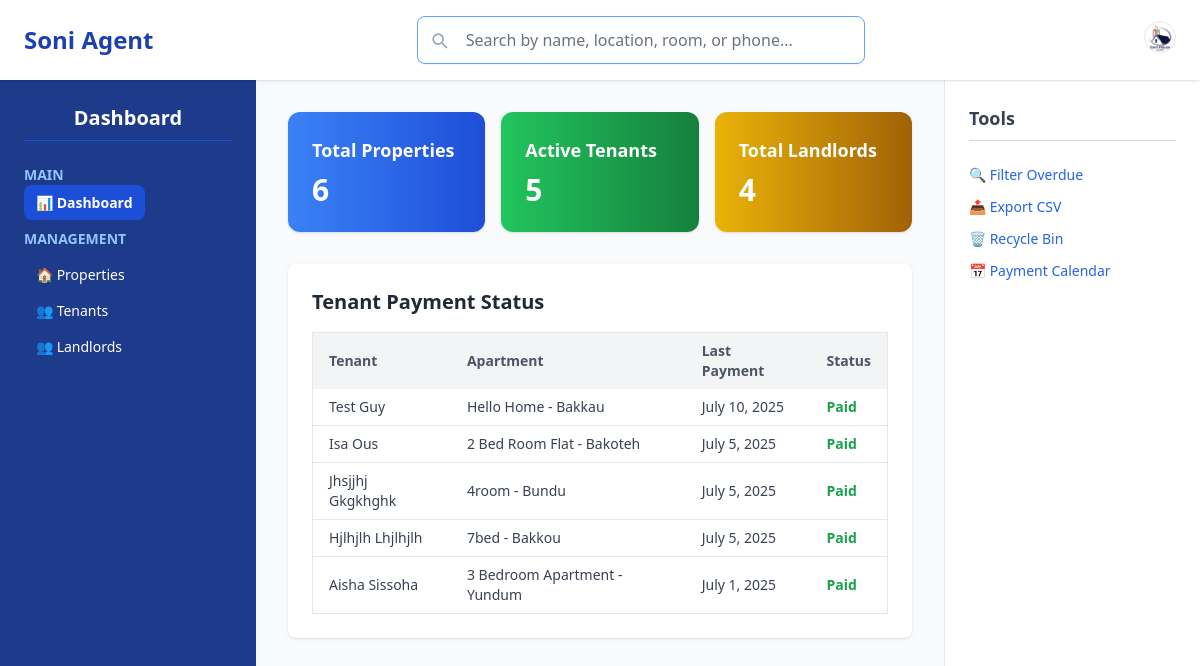
Page /dashboard on the earlier database version.
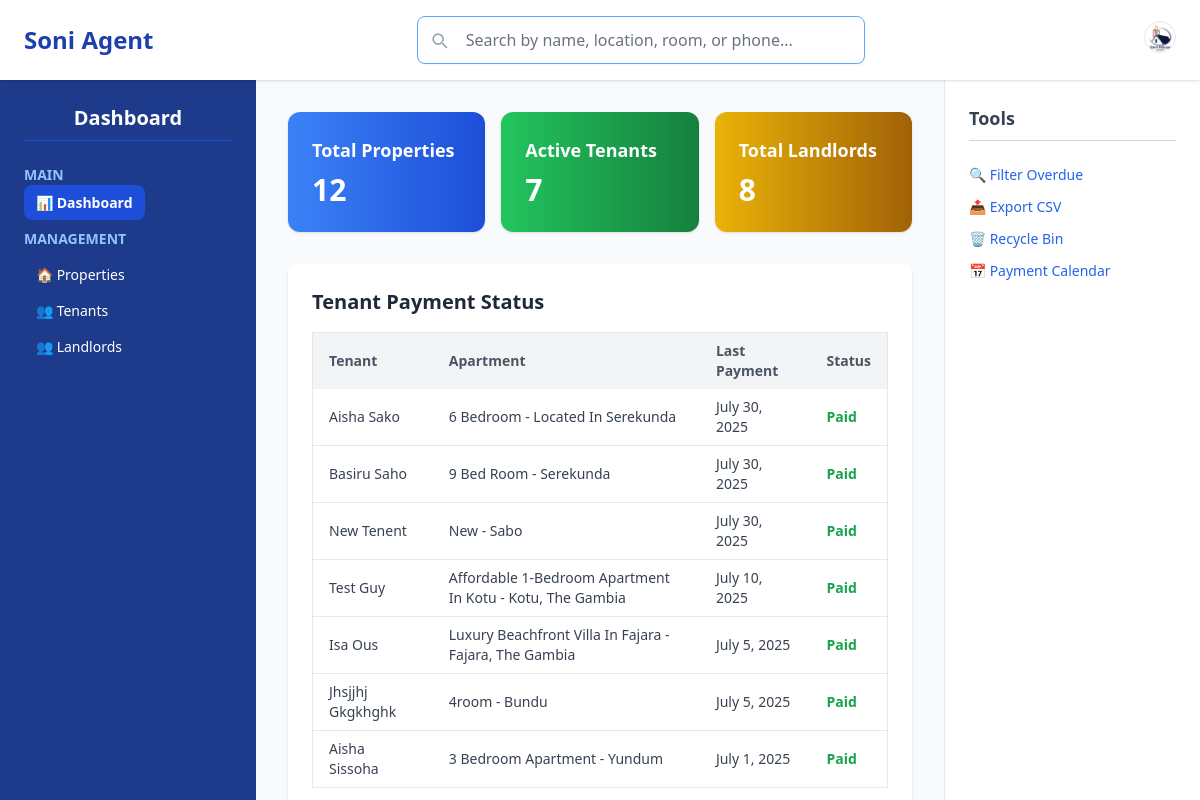
Same page on the later database version.
### soniHouseAgent/models.py (models this page shows, shortened)
class Tenant(models.Model):
    PAYMENT_OPTIONS = [
        ('6_months', '6 Months'),
        ('1_year', '1 Year'),
    ]
    first_name = models.CharField(max_length=20)
    last_name = models.CharField(max_length=20)
    id_card = models.CharField(max_length=20)
    phone_number = models.CharField(max_length=7)
    house = models.OneToOneField(House, on_delete=models.CASCADE)
    move_in_date = models.DateField(auto_now_add=True)
    payment_option = models.CharField(max_length=10, choices=PAYMENT_OPTIONS)
    last_payment_date = models.DateField(auto_now_add=True)
    payment_amount = models.DecimalField(max_digits=10, decimal_places=2, blank=True, null=True)
    has_paid = models.BooleanField(default=True)
    is_deleted = models.BooleanField(default=False)# bin check for delete
    def get_next_due_date(self):
        if self.payment_option == '6_months':
            return self.last_payment_date + timedelta(days=182)
        elif self.payment_option == '1_year':
            return self.last_payment_date + timedelta(days=365)
        return self.last_payment_date
    def get_payment_status(self):
        today = date.today()
        due_date = self.get_next_due_date()
        if not self.has_paid and today > due_date:
            return 'overdue'
        elif self.has_paid and (due_date - today).days <= 30:
            return 'due_soon'
        return 'paid'
    def delete(self, *args, **kwargs):
        self.is_deleted = True
        self.save()

class House(models.Model):
    title = models.CharField(max_length=200)
    description = models.TextField()
    price = models.DecimalField(max_digits=12, decimal_places=2)  # Monthly price
    location = models.CharField(max_length=255)
    num_bedrooms = models.IntegerField()
    num_bathrooms = models.IntegerField()
    is_available = models.BooleanField(default=True)
    listed_date = models.DateTimeField(auto_now_add=True)
    image = models.ImageField(upload_to='house_images/', blank=True, null=True)
    owner = models.ForeignKey(Landlord, on_delete=models.CASCADE, related_name='houses')
    is_deleted = models.BooleanField(default=False)
    def __str__(self):
        return f"{self.title} - {self.location}"

### soniHouseAgent/views.py (the view)
# urls.py: path('dashboard', views.dashboard, name="dashboard"),
def dashboard(request):
    tenants = Tenant.objects.filter(is_deleted=False)
    total_houses = House.objects.filter(is_deleted=False).count()
    occupied = tenants.count()
    tenant_status = Tenant.objects.select_related('house').filter(is_deleted=False).order_by('-last_payment_date')
    context = {
        'tenant_count': occupied,
        'property_count': total_houses,
        'landlord_count': Landlord.objects.filter(is_deleted=False).count(),
        'tenant_status': tenant_status
    }
    return render(request, 'soniHouseAgent/adminpage/dashboard.html', context)

### soniHouseAgent/templates/soniHouseAgent/adminpage/dashboard.html
{% extends "soniHouseAgent/adminpage/base.html" %}
{% block content %}
<main class="col-span-1 md:col-span-8 px-4">
  <div class="max-w-6xl mx-auto space-y-8 mt-4">
   <div class="grid grid-cols-1 sm:grid-cols-3 gap-4">
  <div class="bg-gradient-to-r from-blue-500 to-blue-700 text-white p-6 rounded-xl shadow">
    <h3 class="text-lg font-semibold">Total Properties</h3>
    <p class="text-3xl font-bold mt-2">{{ property_count }}</p>
  </div>
  <div class="bg-gradient-to-r from-green-500 to-green-700 text-white p-6 rounded-xl shadow">
    <h3 class="text-lg font-semibold">Active Tenants</h3>
    <p class="text-3xl font-bold mt-2">{{ tenant_count }}</p>
  </div>
  <div class="bg-gradient-to-r from-yellow-500 to-yellow-700 text-white p-6 rounded-xl shadow">
    <h3 class="text-lg font-semibold">Total Landlords</h3>
    <p class="text-3xl font-bold mt-2">{{ landlord_count }}</p>
  </div>
</div>
    <section class="bg-white p-6 rounded-lg shadow">
      <h2 class="text-xl font-semibold mb-4">Tenant Payment Status</h2>
      <div class="overflow-x-auto">
        <table class="w-full text-sm text-left border border-gray-200 rounded">
          <thead class="bg-gray-100 text-gray-600">
            <tr>
              <th class="px-4 py-2">Tenant</th>
              <th class="px-4 py-2">Apartment</th>
              <th class="px-4 py-2">Last Payment</th>
              <th class="px-4 py-2">Status</th>
            </tr>
          </thead>
          {% for tenant in tenant_status %}
            <tbody class="text-gray-700">
              <tr class="border-b">
                <td class="px-4 py-2 font-medium">{{ tenant.first_name|title }} {{ tenant.last_name|title }}</td>
                <td class="px-4 py-2">{{ tenant.house|title }}</td>
                <td class="px-4 py-2">{{ tenant.last_payment_date }}</td>
                <td class="px-4 py-2">
                  {% with status=tenant.get_payment_status %}
                    {% if status == 'overdue' %}
                      <span class="text-red-600 font-semibold">Overdue</span>
                    {% elif status == 'due_soon' %}
                      <span class="text-yellow-600 font-semibold">Due Soon</span>
                    {% else %}
                      <span class="text-green-600 font-semibold">Paid</span>
                    {% endif %}
                  {% endwith %}
                </td>
              </tr>
            </tbody>
          {% endfor %}
        </table>
      </div>
    </section>
  </div>
</main>
{% endblock %}

Differences in the rows shown:
removed Tenant: first_name "Hjlhjlh", last_name "Lhjlhjlh", house "7bed - Bakkou", last_payment_date "July 5, 2025"
added Tenant: first_name "Aisha", last_name "Sako", house "6 Bedroom - Located In Serekunda", last_payment_date "July 30, 2025"
added Tenant: first_name "Basiru", last_name "Saho", house "9 Bed Room - Serekunda", last_payment_date "July 30, 2025"
added Tenant: first_name "New", last_name "Tenent", house "New - Sabo", last_payment_date "July 30, 2025"
changed through a linked row, Tenant "Test": house "Hello Home - Bakkau" → "Affordable 1-Bedroom Apartment In Kotu - Kotu, The Gambia"
changed through a linked row, Tenant "Isa": house "2 Bed Room Flat - Bakoteh" → "Luxury Beachfront Villa In Fajara - Fajara, The Gambia"
Other differences:
{{ property_count }}: "6" → "12"
{{ tenant_count }}: "5" → "7"
{{ landlord_count }}: "4" → "8"
